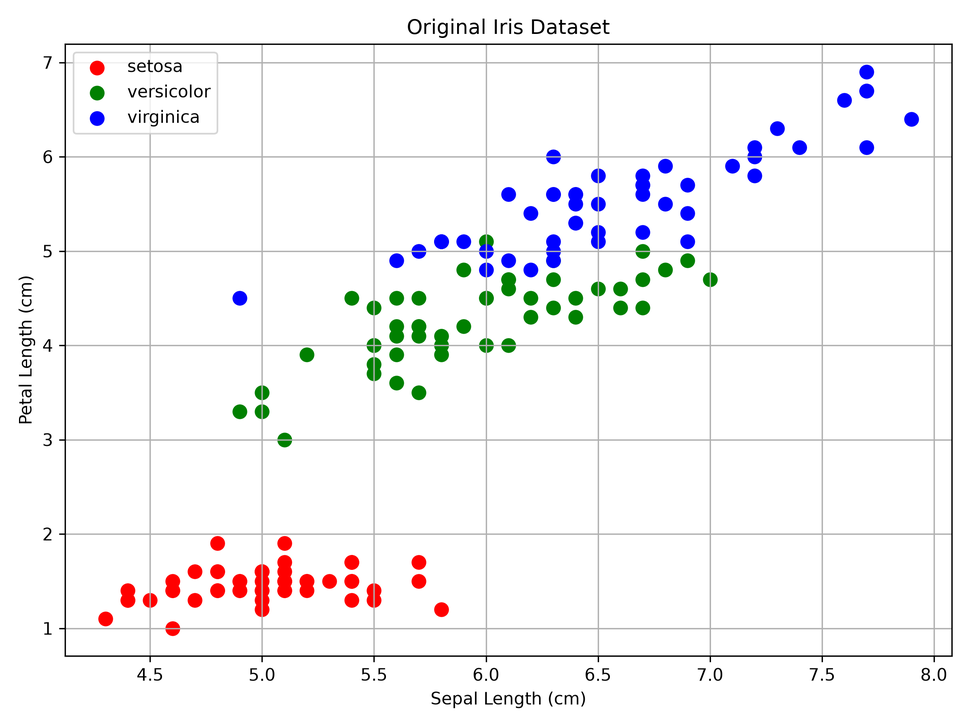
#> input picture Day11/original_data.png, 970 x 727 px, shrunk from 2400 x 1800 before the run
$ python -i contour_detection.py   (imports and definitions only)
#> lines starting #> are read from the running program, lines starting #| are printed output that depends on the picture; after the words box and inside, x2 and y2 are one past the last pixel; in counts of white or black regions, pixels touching at a corner belong together
#> further down, picture is the input picture: shape (727, 970, 3); mean B, G, R 245.7, 244.4, 245.1
# ==========================================================
# MLB Summer Internship - Day 19
# Robust Contour Detection & Shape Classification
# ==========================================================

import cv2
import numpy as np


# ==========================================================
# Preprocessing
# ==========================================================

def preprocess_image(image):
    """
    Prepare image for contour detection.

    Uses grayscale + blur + adaptive thresholding.
    """

    gray = cv2.cvtColor(image, cv2.COLOR_BGR2GRAY)
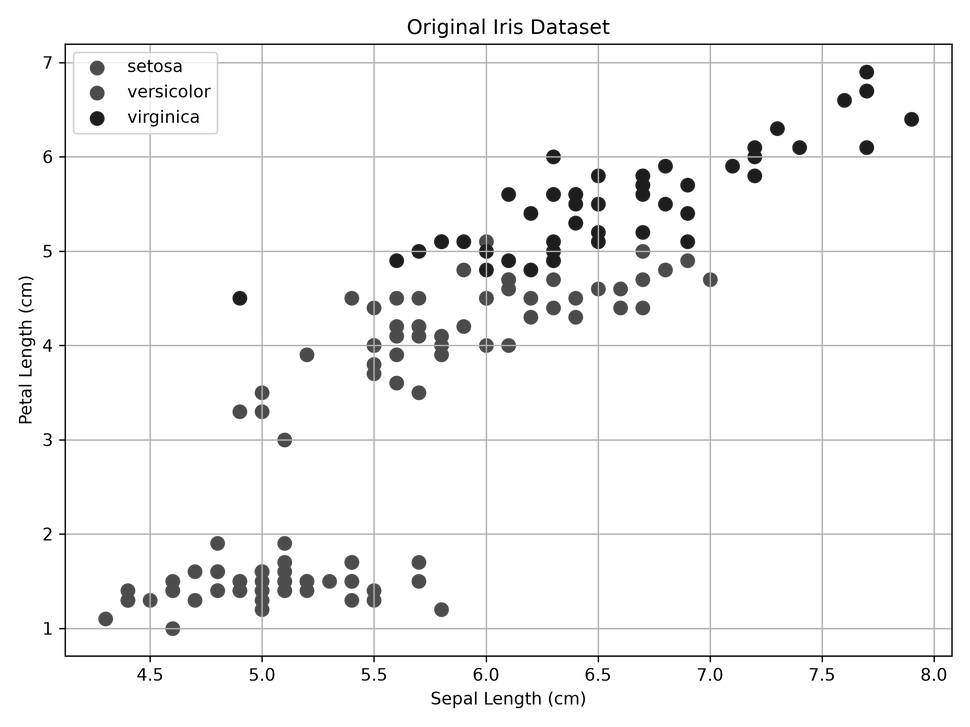
#> gray: shape (727, 970); min 0, max 255, mean 244.8

    blurred = cv2.GaussianBlur(
        gray,
        (5, 5),
        0
    )

    # OTSU threshold
    _, binary = cv2.threshold(
        blurred,
        0,
        255,
        cv2.THRESH_BINARY_INV + cv2.THRESH_OTSU
    )
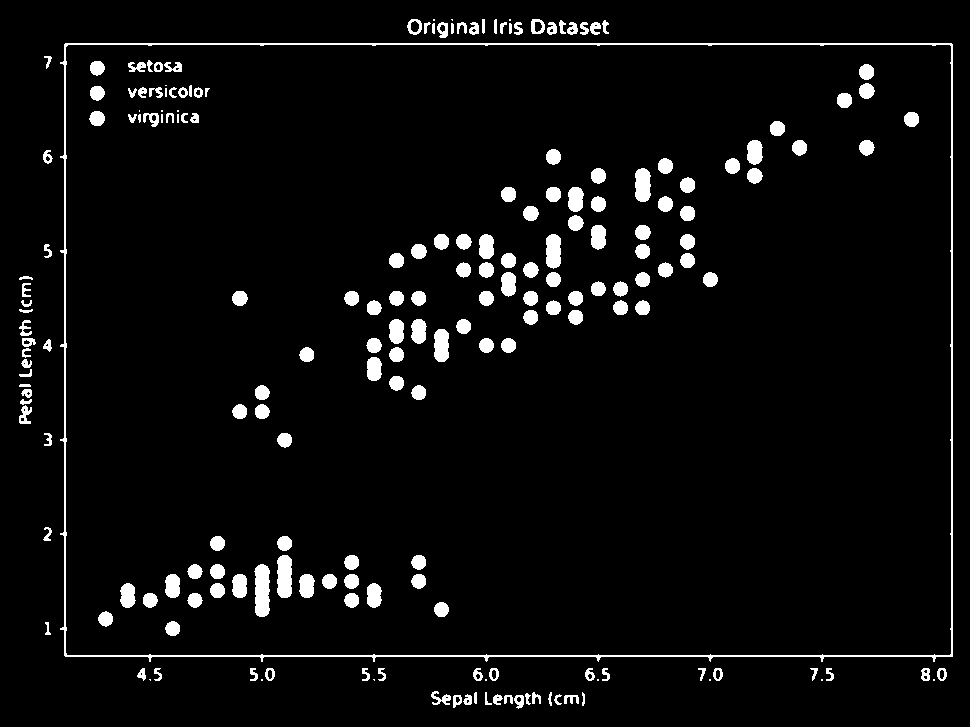
#> binary: shape (727, 970); 4.8% white; 206 white regions (18 under 20 px), largest, box (x1, y1, x2, y2) and area: (60, 43, 953, 662) 6262, (254, 564, 270, 617) 714, (277, 555, 292, 598) 582

    # Small morphological cleanup
    kernel = cv2.getStructuringElement(
        cv2.MORPH_RECT,
        (3, 3)
    )

    binary = cv2.morphologyEx(
        binary,
        cv2.MORPH_OPEN,
        kernel,
        iterations=1
    )
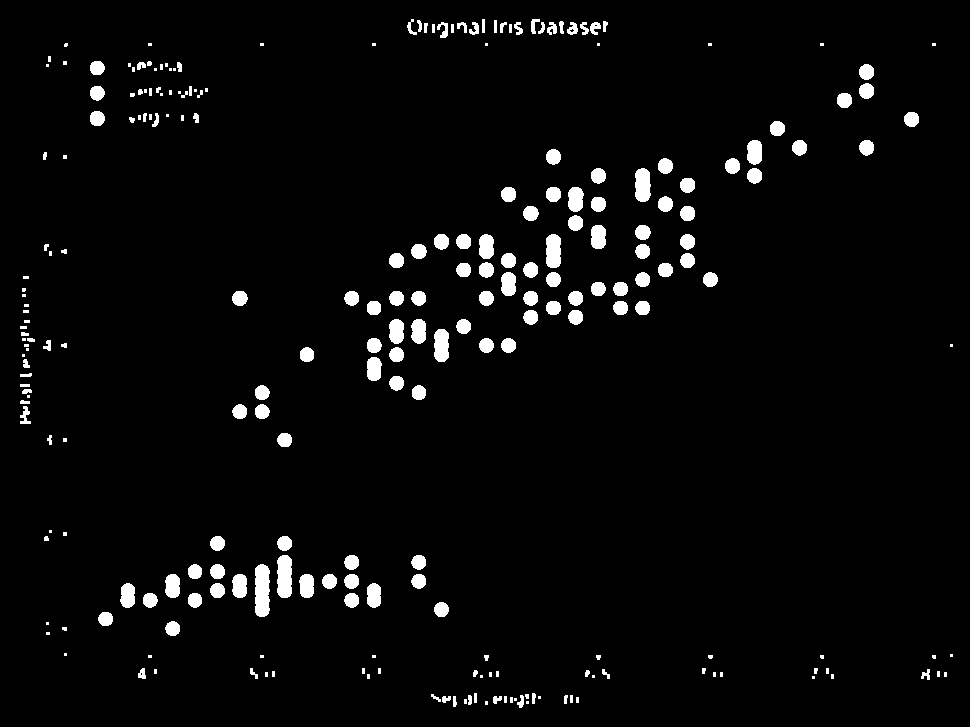
#> binary: shape (727, 970); 3.6% white; 254 white regions (83 under 20 px)

    return gray, binary


# ==========================================================
# Contour Detection
# ==========================================================

def detect_contours(image, min_area_ratio=0.01):
    """
    Detect only meaningful external contours.

    Important:
    RETR_EXTERNAL prevents inner borders from being
    detected as separate objects.
    """

    gray, binary = preprocess_image(image)

    image_height, image_width = gray.shape
#> image_height = 727; image_width = 970

    image_area = image_height * image_width
#> image_area = 705190

    min_area = image_area * min_area_ratio
#> min_area = 7051.9

    contours, _ = cv2.findContours(
        binary,
        cv2.RETR_EXTERNAL,
        cv2.CHAIN_APPROX_SIMPLE
    )
#> contours = 254 contours, 114 with area under 20; largest, box (x1, y1, x2, y2) and area: (255, 564, 270, 617) 654, (277, 555, 292, 598) 532, (635, 168, 651, 202) 424, (546, 234, 561, 268) 421, (434, 329, 449, 362) 398

    valid_contours = []

    for contour in contours:

        area = cv2.contourArea(contour)

        # Ignore tiny objects
        if area < min_area:
            continue

        x, y, width, height = cv2.boundingRect(
            contour
        )

        # Ignore extremely small bounding boxes
        if width < 20 or height < 20:
            continue

        # Ignore extremely thin objects
        if width / float(height) > 10:
            continue

        if height / float(width) > 10:
            continue

        valid_contours.append(contour)
#> this loop made 254 passes
#> area on passes 9 to 11: 35, 23, 32
#> after the loop, valid_contours = []

    # Largest objects first
    valid_contours = sorted(
        valid_contours,
        key=cv2.contourArea,
        reverse=True
    )

    return valid_contours, gray, binary


# ==========================================================
# Geometry Helpers
# ==========================================================

# [499 lines left out: functions calculate_circularity, calculate_solidity, calculate_extent, classify_shape, analyze_contour, analyze_contours and 2 more, not called in this run]

>>> import cv2
>>> picture = cv2.imread('../Day11/original_data.png')
>>> result = detect_contours(picture)

$ run again, on Day11/pca_3d_visualization.png
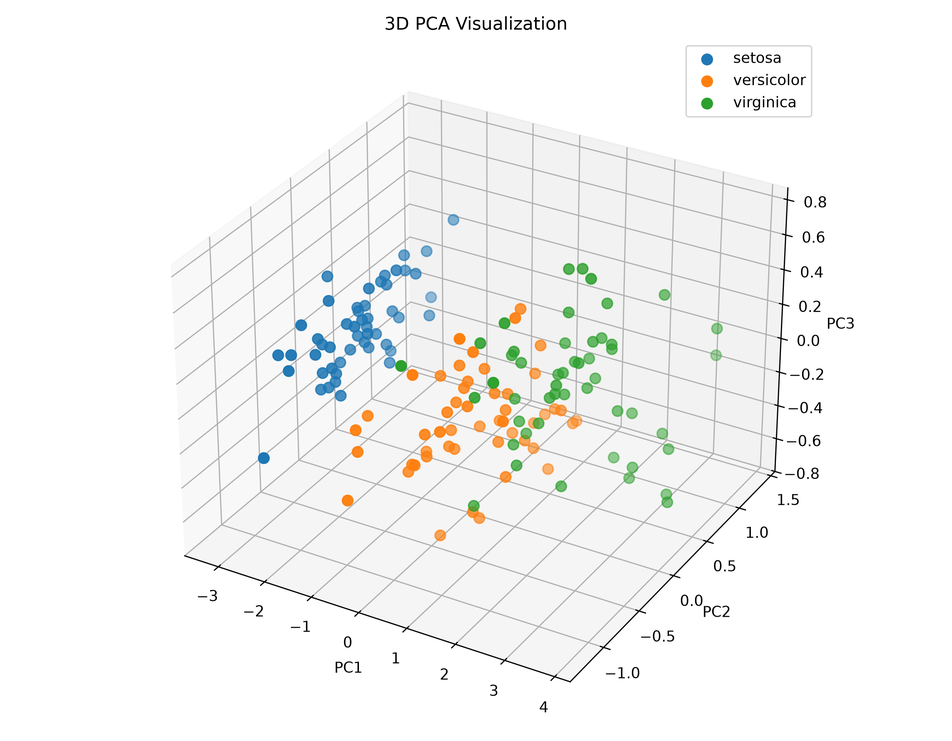
#> input picture Day11/pca_3d_visualization.png, 952 x 741 px, shrunk from 2700 x 2100 before the run
#> picture is the input picture: shape (741, 952, 3); mean B, G, R 244.9, 245.9, 245.5
#> in preprocess_image, `_, binary = cv2.threshold( blurred, 0, 255, cv2.THRESH_BINARY_INV + cv..`:
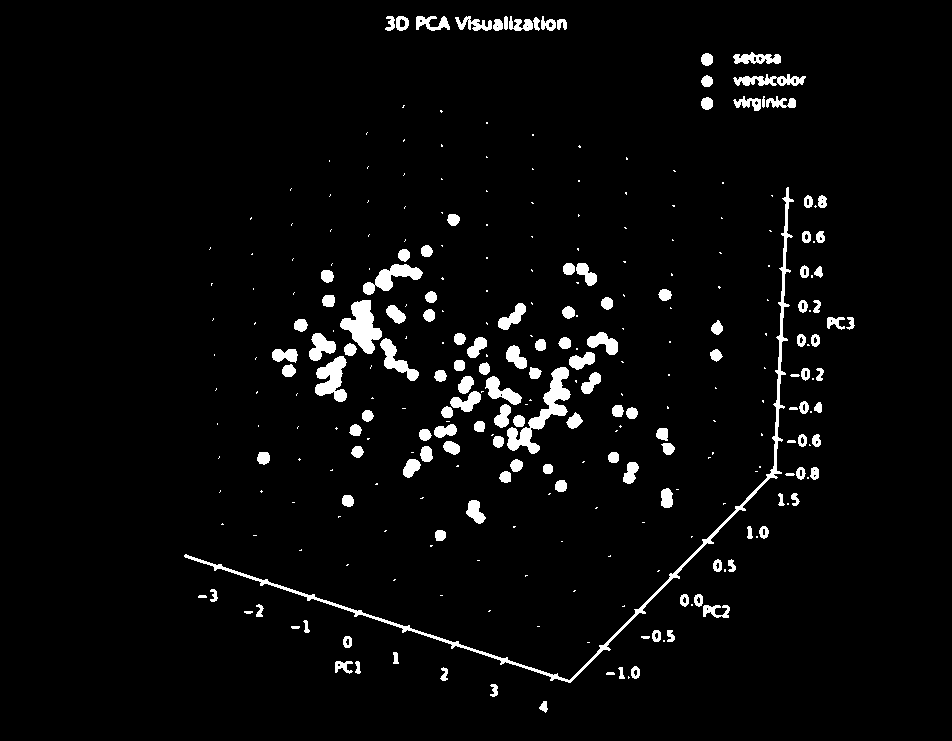
#> binary: shape (741, 952); 3.8% white; 306 white regions (165 under 20 px), largest, box (x1, y1, x2, y2) and area: (184, 187, 794, 683) 3568, (507, 367, 571, 454) 1559, (340, 300, 382, 354) 1191
#> in preprocess_image, `binary = cv2.morphologyEx( binary, cv2.MORPH_OPEN, kernel, iterations=..`:
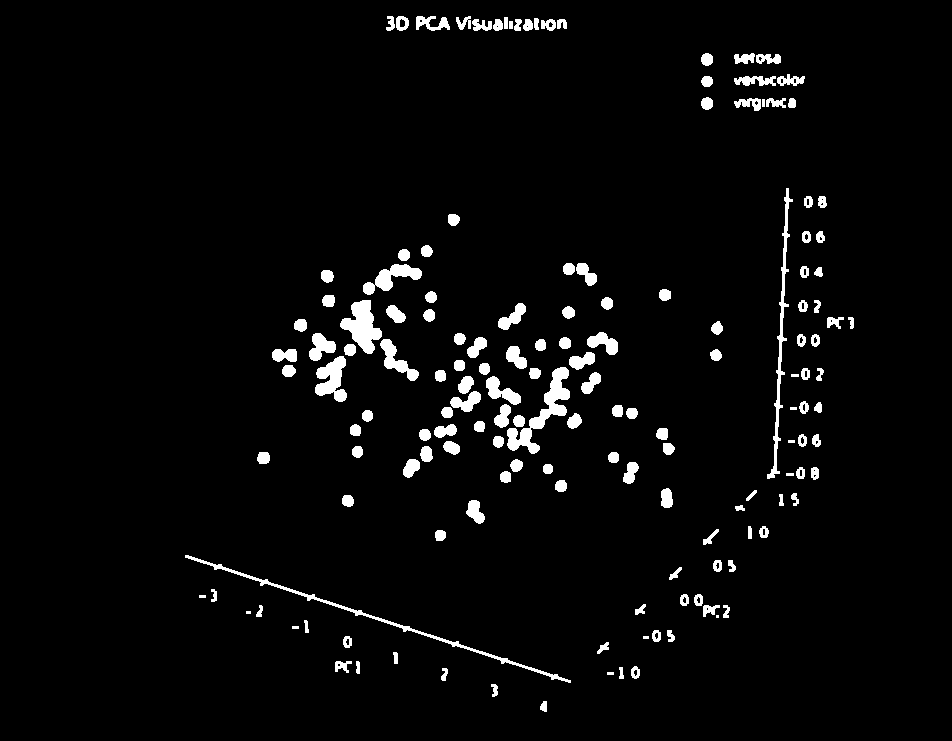
#> binary: shape (741, 952); 3.6% white; 156 white regions (3 under 20 px)
#> contours = 156 contours, 11 with area under 20; largest, box (x1, y1, x2, y2) and area: (507, 367, 570, 454) 1384, (340, 300, 382, 354) 1109, (185, 555, 571, 683) 966, (767, 188, 793, 479) 817, (315, 356, 347, 402) 786
#> the loop in detect_contours, `for contour in contours: ` made 156 passes
#> area on passes 1, 2, 4: 46.5, 44, 42.5
#> after the loop in detect_contours, `for contour in contours:`: valid_contours = []

$ run again, on Day11/pca_visualization.png
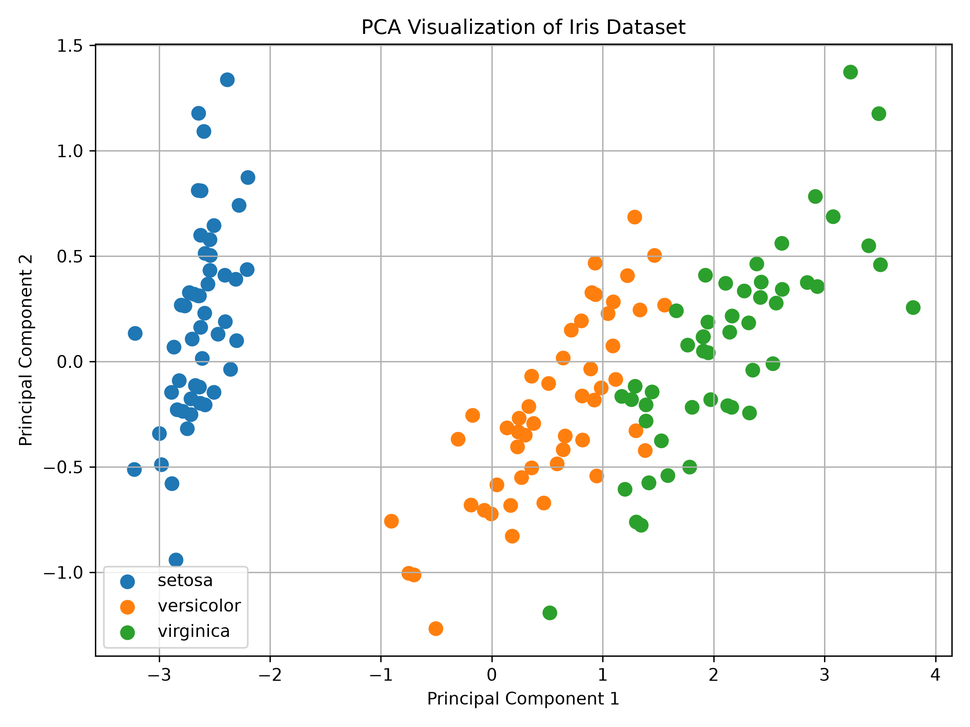
#> input picture Day11/pca_visualization.png, 970 x 727 px, shrunk from 2400 x 1800 before the run
#> picture is the input picture: shape (727, 970, 3); mean B, G, R 244.3, 246.3, 245.5
#> in preprocess_image, `_, binary = cv2.threshold( blurred, 0, 255, cv2.THRESH_BINARY_INV + cv..`:
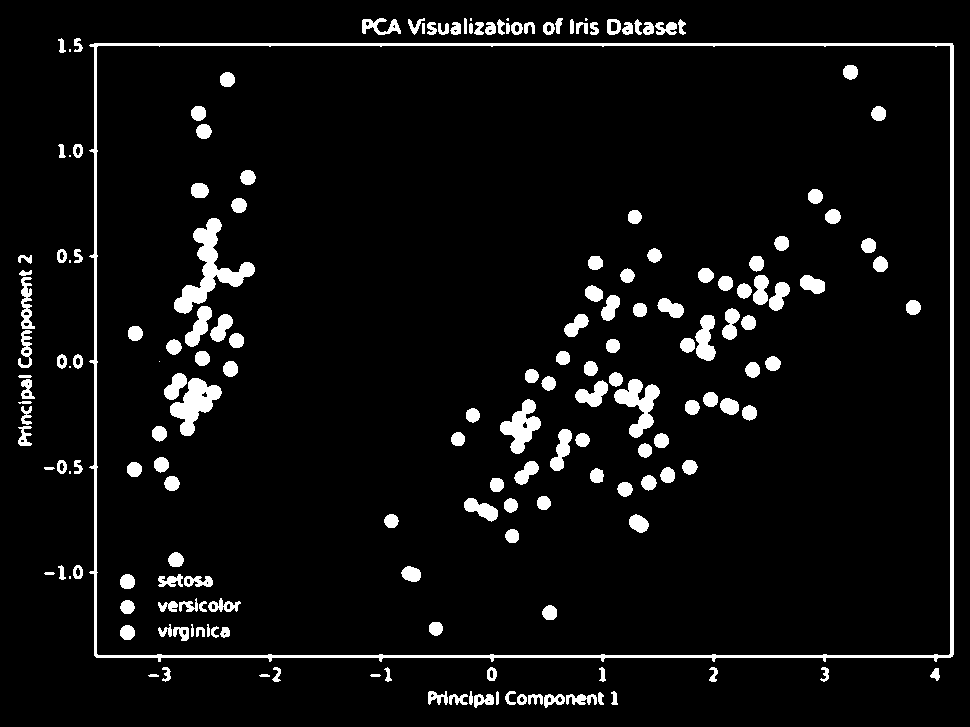
#> binary: shape (727, 970); 6.1% white; 184 white regions (10 under 20 px), largest, box (x1, y1, x2, y2) and area: (89, 43, 954, 662) 9647, (174, 218, 255, 314) 2286, (170, 378, 222, 436) 1435
#> in preprocess_image, `binary = cv2.morphologyEx( binary, cv2.MORPH_OPEN, kernel, iterations=..`:
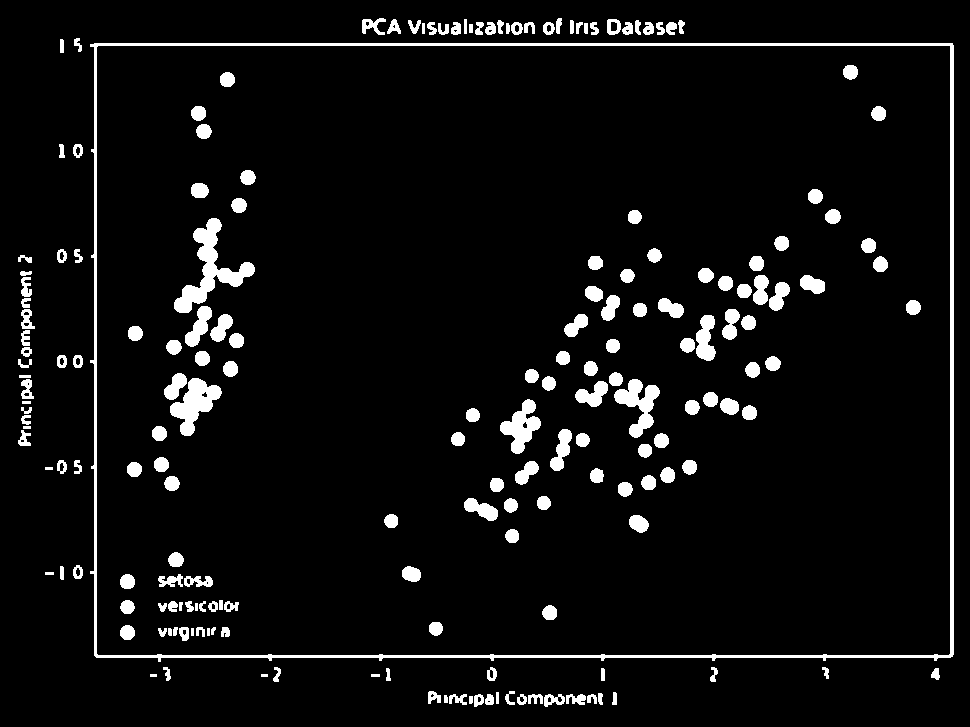
#> binary: shape (727, 970); 6% white; 193 white regions
#> contours = 84 contours, 8 with area under 20; largest, box (x1, y1, x2, y2) and area: (90, 43, 954, 662) 527540, (362, 18, 386, 35) 180, (607, 19, 621, 35) 175, (544, 694, 565, 707) 160, (21, 309, 35, 329) 158
#> the loop in detect_contours, `for contour in contours: ` made 84 passes
#> area on passes 1, 3, 4, 5, 6, 7, 8, 9: 20.5, 45.5, 111, 160.5, 69.5, 69.5, 67, 86
#> after the loop in detect_contours, `for contour in contours:`: valid_contours = 1 contour; box (x1, y1, x2, y2) and area: (90, 43, 954, 662) 527540
